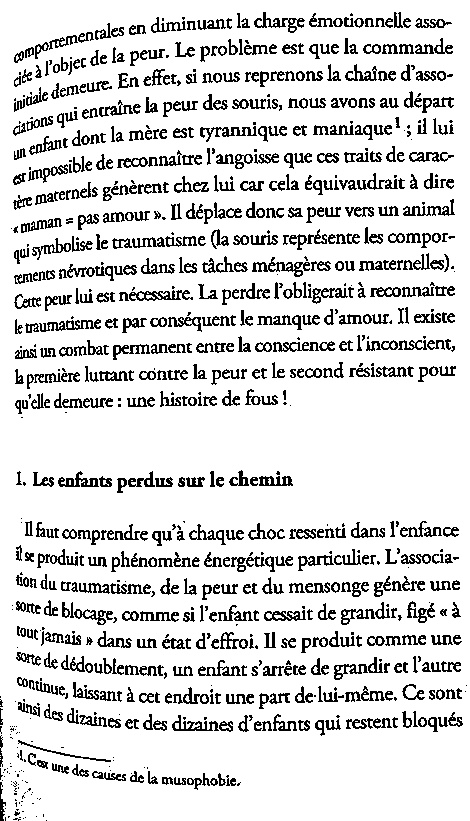
#> input picture images/clean_page_1.jpg, 470 x 821 px; its folder holds only this picture in this run
$ python -i img_processing.py   (imports and definitions only)
#> lines starting #> are read from the running program, lines starting #| are printed output that depends on the picture; after the words box and inside, x2 and y2 are one past the last pixel; in counts of white or black regions, pixels touching at a corner belong together
#> further down, picture is the input picture: shape (821, 470); min 0, max 255, mean 217.7
#> in remove_noise, `thresh_img = cv2.adaptiveThreshold( gray_img, 255, cv2.ADAPTIVE_THRESH..`: thresh_img: shape (821, 470); 85.5% white; black in thin lines or dots
import cv2
import numpy as np
from doctr.io import DocumentFile
from doctr.models import ocr_predictor
from matplotlib import pyplot as plt


# [24 lines left out: function extract_text_from_image, not called in this run]


####################
# Fonctions de test gardées pour référence
####################


def erode(image: cv2.typing.MatLike, erosion_size=4) -> cv2.typing.MatLike:
    """
    Erosion d'une image

    :param image:
    :param erosion_size:
    :return:
    """
#> called with erosion_size = 5
    element = cv2.getStructuringElement(
        cv2.MORPH_RECT,
        (2 * erosion_size + 1, 2 * erosion_size + 1),
        (erosion_size, erosion_size),
    )
    return cv2.erode(image, element)
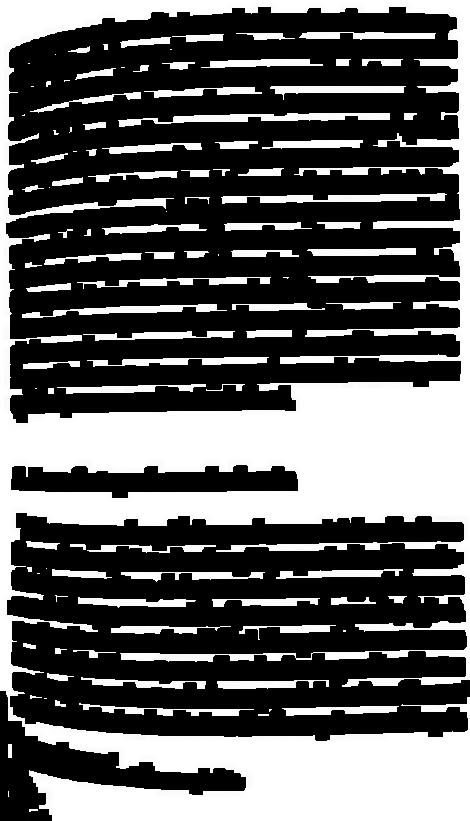
#> returned value: shape (821, 470); min 0, max 255, mean 95


def remove_noise(
    gray_img: cv2.typing.MatLike, block_size=41, erosion_size=5
) -> cv2.typing.MatLike:
    """
    Le seuillage local :
    - Permet de mieux filtrer les zones sombres (bords de l'image)
    - Mais fait ressortir des caractères par transparence (de la page suivante) dans les zones claires

    On rajoute un mask dessus pour filtrer les zones avec les pixels les plus intenses
    """

    # Seuillage local de l'image
    thresh_img = cv2.adaptiveThreshold(
        gray_img, 255, cv2.ADAPTIVE_THRESH_GAUSSIAN_C, cv2.THRESH_BINARY, block_size, 2
    )

    # Erosion de l'image, pour définir le mask des pixels à garder
    eroded_img = erode(gray_img, erosion_size=erosion_size)
    # Seuillage pour restreindre le mask des pixels à garder
    _, mask = cv2.threshold(eroded_img, 50, 255, cv2.THRESH_BINARY_INV)
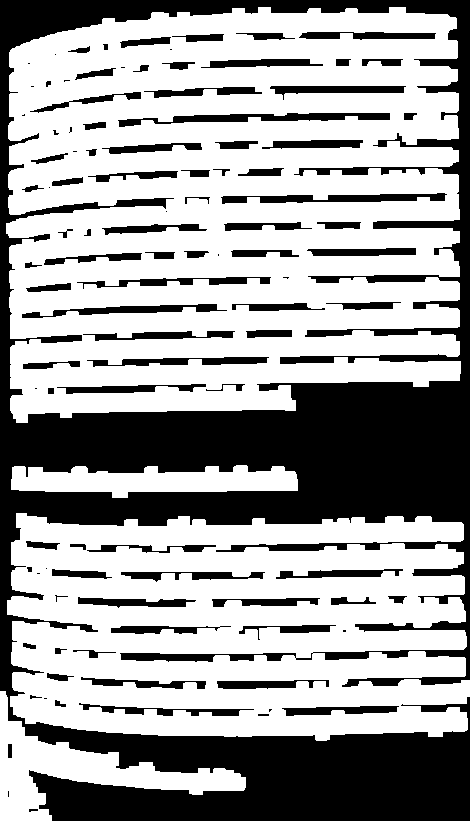
#> mask: shape (821, 470); 62.5% white; 104 black regions (22 under 20 px), largest, box (x1, y1, x2, y2) and area: (0, 0, 470, 821) 115157, (118, 113, 390, 127) 1628, (221, 193, 447, 204) 1375

    # Application du mask
    return cv2.bitwise_or(thresh_img, 255 - mask)
#> returned value: shape (821, 470); 85.5% white; black in thin lines or dots


# [178 lines left out: functions sandbox_filtering, seuillage, rotation_image, detection_contours, projection_horizontale, boites_englobantes, not called in this run]

>>> import cv2
>>> picture = cv2.imread('../../images/clean_page_1.jpg', cv2.IMREAD_GRAYSCALE)
>>> result = remove_noise(picture)
